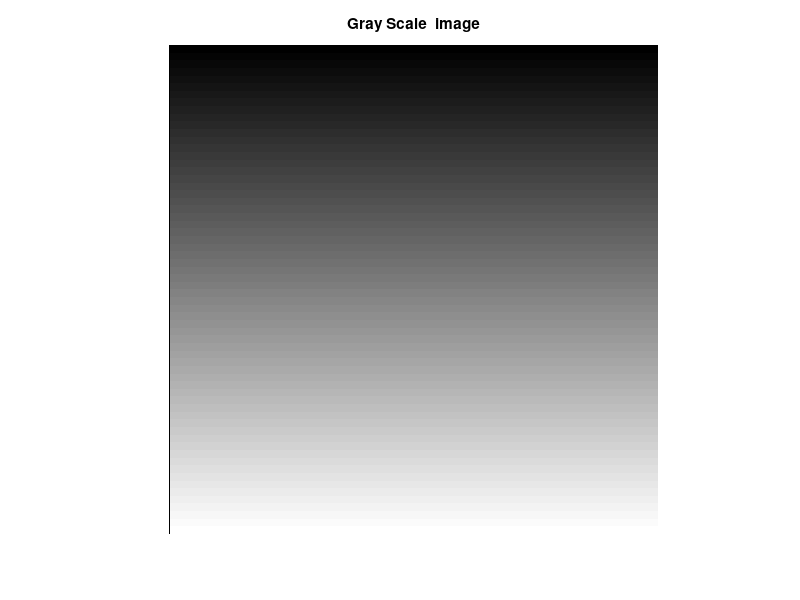

Here is the MATLAB script that generated this plot:
clc;
close all;
clear;


image=zeros(255*3);
for i = 0:255
    image((i*3)+1:(i*3)+3,1:256*3)=i/255;
end

 imshow(image), title('Gray Scale  image');
 
